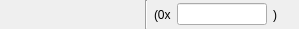
<?xml version="1.0" encoding="UTF-8"?>
<ui version="4.0">
 <class>BitfieldFieldWidget</class>
 <widget class="QWidget" name="BitfieldFieldWidget">
  <property name="geometry">
   <rect>
    <x>0</x>
    <y>0</y>
    <width>299</width>
    <height>29</height>
   </rect>
  </property>
  <property name="windowTitle">
   <string>Bitfield Field</string>
  </property>
  <layout class="QHBoxLayout" name="horizontalLayout_3" stretch="1,0,1">
   <property name="leftMargin">
    <number>0</number>
   </property>
   <property name="topMargin">
    <number>0</number>
   </property>
   <property name="rightMargin">
    <number>0</number>
   </property>
   <property name="bottomMargin">
    <number>0</number>
   </property>
   <item>
    <layout class="QHBoxLayout" name="horizontalLayout">
     <item>
      <layout class="QVBoxLayout" name="verticalLayout_2">
       <item>
        <layout class="QVBoxLayout" name="m_membersLayout"/>
       </item>
      </layout>
     </item>
     <item>
      <spacer name="horizontalSpacer">
       <property name="orientation">
        <enum>Qt::Horizontal</enum>
       </property>
       <property name="sizeHint" stdset="0">
        <size>
         <width>40</width>
         <height>20</height>
        </size>
       </property>
      </spacer>
     </item>
    </layout>
   </item>
   <item>
    <widget class="Line" name="line">
     <property name="orientation">
      <enum>Qt::Vertical</enum>
     </property>
    </widget>
   </item>
   <item>
    <layout class="QHBoxLayout" name="horizontalLayout_2">
     <item>
      <widget class="QLabel" name="m_serFrontLabel">
       <property name="text">
        <string>(0x</string>
       </property>
      </widget>
     </item>
     <item>
      <widget class="QLineEdit" name="m_serValueLineEdit"/>
     </item>
     <item>
      <widget class="QLabel" name="m_serBackLabel">
       <property name="text">
        <string>)</string>
       </property>
      </widget>
     </item>
     <item>
      <spacer name="horizontalSpacer_2">
       <property name="orientation">
        <enum>Qt::Horizontal</enum>
       </property>
       <property name="sizeHint" stdset="0">
        <size>
         <width>40</width>
         <height>20</height>
        </size>
       </property>
      </spacer>
     </item>
    </layout>
   </item>
  </layout>
 </widget>
 <resources/>
 <connections/>
</ui>
